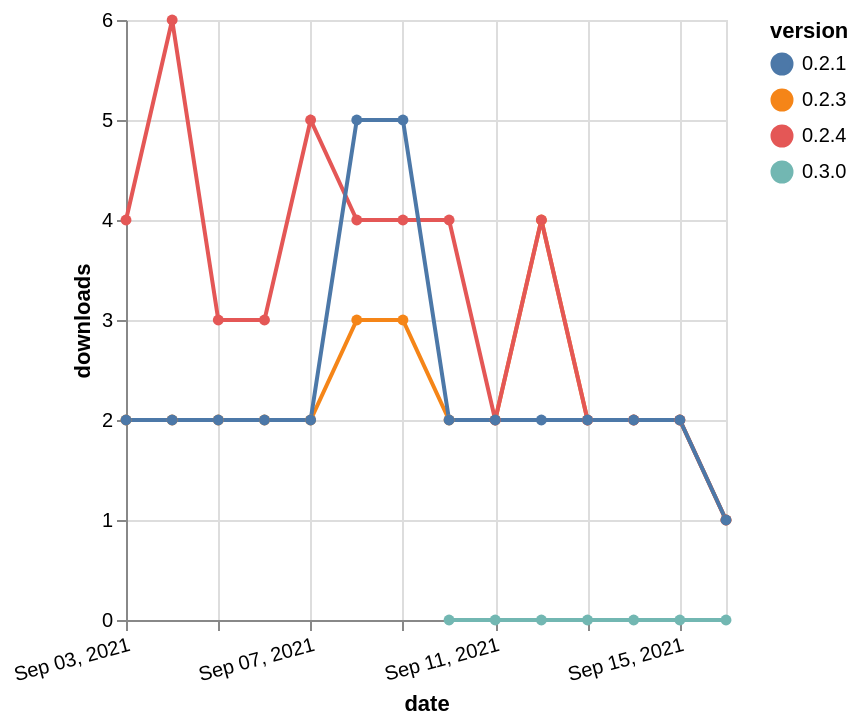

Source (Vega-Lite JSON):
### Vega-Lite specification from a JSON file in a GitHub repository (floating-point values rounded to 4 significant figures)
{"$schema": "https://vega.github.io/schema/vega-lite/v5.json", "description": "A simple bar chart with embedded data.", "data": {"values": [{"date": "2021-09-03", "total": 546, "delta": 2, "version": "0.2.3"}, {"date": "2021-09-04", "total": 548, "delta": 2, "version": "0.2.3"}, {"date": "2021-09-05", "total": 550, "delta": 2, "version": "0.2.3"}, {"date": "2021-09-06", "total": 552, "delta": 2, "version": "0.2.3"}, {"date": "2021-09-07", "total": 554, "delta": 2, "version": "0.2.3"}, {"date": "2021-09-08", "total": 557, "delta": 3, "version": "0.2.3"}, {"date": "2021-09-09", "total": 560, "delta": 3, "version": "0.2.3"}, {"date": "2021-09-10", "total": 562, "delta": 2, "version": "0.2.3"}, {"date": "2021-09-11", "total": 564, "delta": 2, "version": "0.2.3"}, {"date": "2021-09-12", "total": 568, "delta": 4, "version": "0.2.3"}, {"date": "2021-09-13", "total": 570, "delta": 2, "version": "0.2.3"}, {"date": "2021-09-14", "total": 572, "delta": 2, "version": "0.2.3"}, {"date": "2021-09-15", "total": 574, "delta": 2, "version": "0.2.3"}, {"date": "2021-09-16", "total": 575, "delta": 1, "version": "0.2.3"}, {"date": "2021-09-03", "total": 640, "delta": 4, "version": "0.2.4"}, {"date": "2021-09-04", "total": 646, "delta": 6, "version": "0.2.4"}, {"date": "2021-09-05", "total": 649, "delta": 3, "version": "0.2.4"}, {"date": "2021-09-06", "total": 652, "delta": 3, "version": "0.2.4"}, {"date": "2021-09-07", "total": 657, "delta": 5, "version": "0.2.4"}, {"date": "2021-09-08", "total": 661, "delta": 4, "version": "0.2.4"}, {"date": "2021-09-09", "total": 665, "delta": 4, "version": "0.2.4"}, {"date": "2021-09-10", "total": 669, "delta": 4, "version": "0.2.4"}, {"date": "2021-09-11", "total": 671, "delta": 2, "version": "0.2.4"}, {"date": "2021-09-12", "total": 675, "delta": 4, "version": "0.2.4"}, {"date": "2021-09-13", "total": 677, "delta": 2, "version": "0.2.4"}, {"date": "2021-09-14", "total": 679, "delta": 2, "version": "0.2.4"}, {"date": "2021-09-15", "total": 681, "delta": 2, "version": "0.2.4"}, {"date": "2021-09-16", "total": 682, "delta": 1, "version": "0.2.4"}, {"date": "2021-09-03", "total": 1610, "delta": 2, "version": "0.2.1"}, {"date": "2021-09-04", "total": 1612, "delta": 2, "version": "0.2.1"}, {"date": "2021-09-05", "total": 1614, "delta": 2, "version": "0.2.1"}, {"date": "2021-09-06", "total": 1616, "delta": 2, "version": "0.2.1"}, {"date": "2021-09-07", "total": 1618, "delta": 2, "version": "0.2.1"}, {"date": "2021-09-08", "total": 1623, "delta": 5, "version": "0.2.1"}, {"date": "2021-09-09", "total": 1628, "delta": 5, "version": "0.2.1"}, {"date": "2021-09-10", "total": 1630, "delta": 2, "version": "0.2.1"}, {"date": "2021-09-11", "total": 1632, "delta": 2, "version": "0.2.1"}, {"date": "2021-09-12", "total": 1634, "delta": 2, "version": "0.2.1"}, {"date": "2021-09-13", "total": 1636, "delta": 2, "version": "0.2.1"}, {"date": "2021-09-14", "total": 1638, "delta": 2, "version": "0.2.1"}, {"date": "2021-09-15", "total": 1640, "delta": 2, "version": "0.2.1"}, {"date": "2021-09-16", "total": 1641, "delta": 1, "version": "0.2.1"}, {"date": "2021-09-10", "total": 9, "delta": 0, "version": "0.3.0"}, {"date": "2021-09-11", "total": 20, "delta": 0, "version": "0.3.0"}, {"date": "2021-09-12", "total": 24, "delta": 0, "version": "0.3.0"}, {"date": "2021-09-13", "total": 28, "delta": 0, "version": "0.3.0"}, {"date": "2021-09-14", "total": 32, "delta": 0, "version": "0.3.0"}, {"date": "2021-09-15", "total": 34, "delta": 0, "version": "0.3.0"}, {"date": "2021-09-16", "total": 35, "delta": 0, "version": "0.3.0"}]}, "width": "container", "mark": {"type": "line", "point": {"filled": true}}, "encoding": {"x": {"field": "date", "type": "temporal", "timeUnit": "yearmonthdate", "title": "date", "axis": {"labelAngle": -15}}, "y": {"field": "delta", "type": "quantitative", "title": "downloads"}, "color": {"field": "version", "type": "nominal"}, "tooltip": {"field": "delta"}}}
